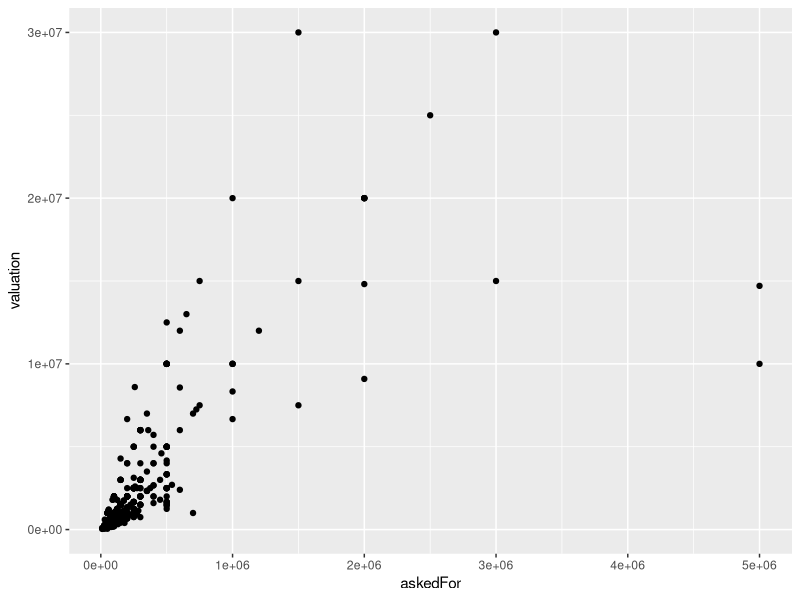

Generate this figure with R: (Note: this script raises an error after producing the figure.)
library(tidyverse)
tank <- read_csv('Shark Tank Companies.csv')

summary(tank)
str(tank)
cor(tank$deal,tank$askedFor)
cor(tank$deal,tank$exchangeForStake)
cor(tank$deal, tank$valuation)
cor(tank$askedFor, tank$valuation)

tank[c('askedFor','exchangeForStake','valuation')] %>% cor()

tank %>% ggplot(aes(askedFor, valuation)) + geom_point() 

tank %>% ggplot() +geom_bar(mapping = aes(x = category), tank$deal)

###Tidy up the data so that the categories each have their own stuff in them
##furthemore try analyzing corre
tank %>% filter(deal) %>% select(c(category,deal)) -> modtank
count(modtank,category) -> countn
keep(countn$category, countn$n > 5)->categories

modtank[categories]

ggplot() + geom_bar(mapping = aes(x=category))
